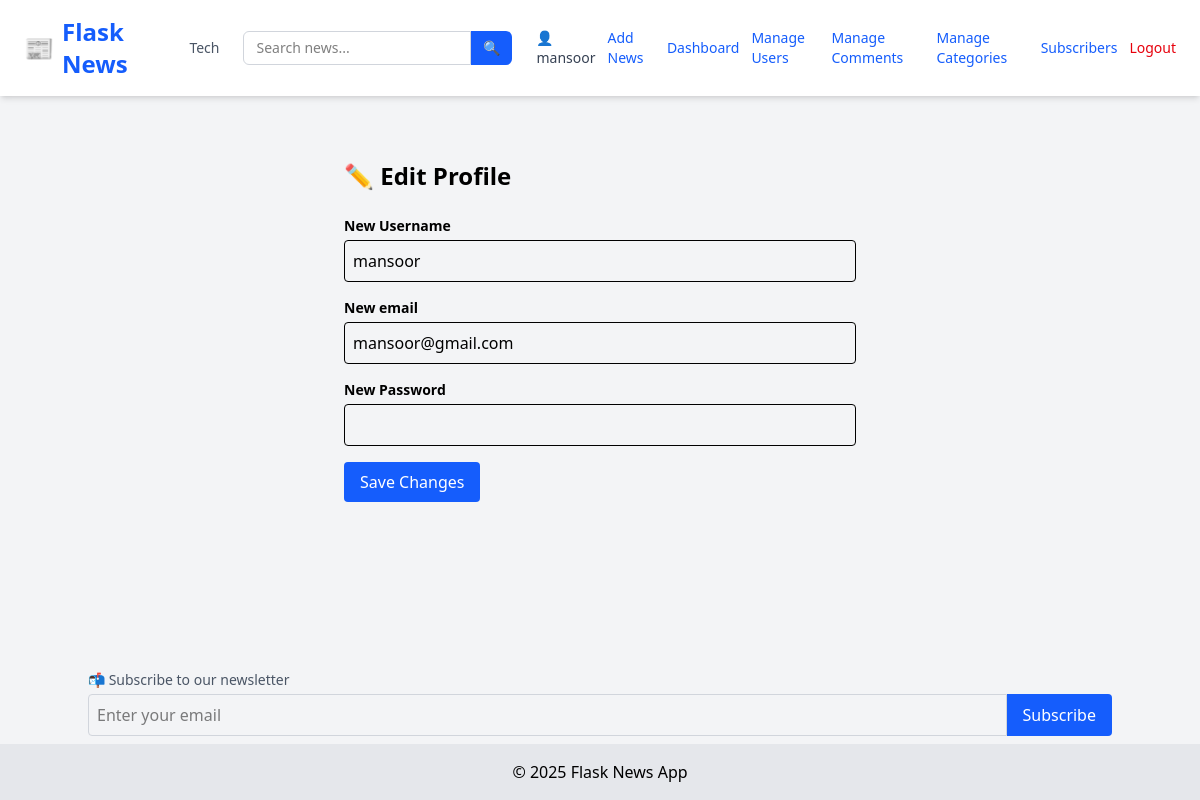
Screenshot of /edit-profile (signed in) with the database file from the repository.
### tables this page shows
CREATE TABLE categories (
            id INTEGER PRIMARY KEY AUTOINCREMENT,
            name TEXT UNIQUE NOT NULL
        );

CREATE TABLE users (
            id INTEGER PRIMARY KEY AUTOINCREMENT,
            username TEXT NOT NULL,
            email TEXT UNIQUE NOT NULL,
            password TEXT NOT NULL,
            role TEXT DEFAULT 'user'
        );

### app/user_routes.py (the view, shortened to what this page needs)
@user.route('/edit-profile', methods=['GET', 'POST'])
@login_required
def edit_profile():
    conn = sqlite3.connect(current_app.config['DATABASE'])
    c = conn.cursor()
    c.execute("SELECT username, email FROM users WHERE id = ?", (current_user.id,))
    user = c.fetchone()
    conn.close()
    return render_template('edit_profile.html', username=user[0], email=user[1])

### app/__init__.py (called while the page is built)
def create_app():
    app = Flask(__name__, instance_relative_config=True)
    app.config.from_object('config.Config')
    from app.routes import main
    app.register_blueprint(main)
    from app.admin_routes import admin
    app.register_blueprint(admin)
    from app.user_routes import user
    app.register_blueprint(user)
    init_db(app)
    login_manager.init_app(app)
    @login_manager.user_loader
    def user_loader(user_id):
        return load_user(user_id)
    @app.context_processor
    def inject_now():
        return {'now': datetime.now}
    @app.context_processor
    def inject_categories():
        conn = sqlite3.connect(current_app.config['DATABASE'])
        c = conn.cursor()
        c.execute("SELECT id, name FROM categories ORDER BY name ASC")
        categories = c.fetchall()
        conn.close()
        return {'categories': categories}
    return app

### app/models.py (called while the page is built)
def load_user(user_id):
    conn = sqlite3.connect(current_app.config['DATABASE'])
    c = conn.cursor()
    c.execute("SELECT id, username,email, role FROM users WHERE id = ?", (user_id,))
    row = c.fetchone()
    conn.close()
    if row:
        return User(*row)
    return None

### app/templates/edit_profile.html (shortened to what this page needs)
{% extends "layout.html" %} {% block title %}Edit Profile{% endblock %} {% block
content %}
<div class="max-w-lg mx-auto py-10">
  <h1 class="text-2xl font-bold mb-6">✏️ Edit Profile</h1>
  <form method="POST" class="space-y-4">
    <div>
      <label class="block text-sm font-semibold mb-1">New Username</label>
      <input
        type="text"
        name="username"
        value="{{ username }}"
        class="w-full border p-2 rounded"
      />
    </div>
    <div>
        <label class="block text-sm font-semibold mb-1">New email</label>
      <input
        type="email"
        name="email"
        value="{{ email }}"
        class="w-full border p-2 rounded"
      />
    </div>
    <div>
      <label class="block text-sm font-semibold mb-1">New Password</label>
      <input
        type="password"
        name="password"
        class="w-full border p-2 rounded"
      />
    </div>
    <button type="submit" class="bg-blue-600 text-white px-4 py-2 rounded">
      Save Changes
    </button>
    </div>
{% endblock %}

### app/templates/layout.html (shortened to what this page needs)
<!DOCTYPE html>
<html lang="en">
  <head>
    <link
      rel="stylesheet"
      href="https://cdnjs.cloudflare.com/ajax/libs/font-awesome/4.7.0/css/font-awesome.min.css"
    />
    <script src="https://cdn.jsdelivr.net/npm/@tailwindcss/browser@4"></script>
  </head>
  <body class="bg-gray-100 min-h-screen flex flex-col">
    <nav
      class="bg-white shadow-md px-6 py-4 flex flex-wrap md:flex-nowrap justify-between items-center"
    >
      <a
        href="/"
        class="text-2xl font-extrabold text-blue-600 flex items-center gap-2"
      >
        📰 <span>Flask News</span>
      </a>
      <div
        class="flex flex-wrap justify-center gap-3 mt-4 md:mt-0 md:ml-6 text-sm text-gray-600 font-medium"
      >
        {% for cat in categories %}
        <a
          href="{{ url_for('main.filter_by_category', name=cat[1]) }}"
          class="hover:text-blue-600 transition-colors"
        >
          {{ cat[1] }}
        </a>
        {% endfor %}
      </div>
      <form
        method="GET"
        action="{{ url_for('main.search') }}"
        class="flex mt-4 md:mt-0 md:ml-6"
      >
        <input
          type="text"
          name="q"
          placeholder="Search news..."
          required
          class="px-3 py-1.5 border rounded-l-md border-gray-300 focus:outline-none focus:ring focus:border-blue-500 text-sm"
        />
        <button
          type="submit"
          class="px-3 py-1.5 bg-blue-600 text-white rounded-r-md text-sm hover:bg-blue-700 transition-colors"
        >
          🔍
        </button>
      </form>
      <div class="flex items-center gap-3 mt-4 md:mt-0 md:ml-6 text-sm">
        {% if current_user.is_authenticated %}
        <a href="{{ url_for('user.user_profile', email=current_user.email) }}"
          ><span class="text-gray-700">👤 {{ current_user.username }}</span></a
        >
        {% if current_user.role == 'admin' %}
        <a href="/add" class="text-blue-600 hover:underline">Add News</a>
        <a
          href="{{url_for('admin.dashboard')}}"
          class="text-blue-600 hover:underline"
          >Dashboard</a
        >
        <a
          href="{{ url_for('admin.manage_users') }}"
          class="text-blue-600 hover:underline"
          >Manage Users</a
        >
        <a
          href="{{ url_for('admin.manage_comments') }}"
          class="text-blue-600 hover:underline"
        >
          Manage Comments</a
        >
        <a
          href="{{ url_for('admin.manage_categories') }}"
          class="text-blue-600 hover:underline"
        >
          Manage Categories</a
        >
        <a
          href="{{ url_for('admin.view_subscribers') }}"
          class="text-blue-600 hover:underline"
          >Subscribers</a
        >
        {% endif %}
        <a href="/logout" class="text-red-600 hover:underline">Logout</a>
        {% else %}
        <a href="/login" class="text-blue-600 hover:underline">Login</a>
        <a href="/register" class="text-blue-600 hover:underline">Register</a>
        {% endif %}
      </div>
    </nav>
    <main class="flex-grow container mx-auto p-6">
       {% block content %}{% endblock %}
    </main>
    <div class="container mx-auto mb-2">
      <form action="{{ url_for('user.subscribe') }}" method="POST" class="mt-4">
        <label class="block text-sm text-gray-600 mb-1"
          >📬 Subscribe to our newsletter</label
        >
        <div class="flex">
          <input
            type="email"
            name="email"
            required
            placeholder="Enter your email"
            class="w-full p-2 rounded-l border border-gray-300"
          />
          <button type="submit" class="bg-blue-600 text-white px-4 rounded-r">
            Subscribe
          </button>
        </div>
      </form>
    </div>
    <footer class="bg-gray-200 text-center py-4">
      &copy; {{ now().year }} Flask News App
    </footer>
  </body>
</html>

### rows the page displays
categories: name "Tech"
users: username "mansoor", email "mansoor@gmail.com"
